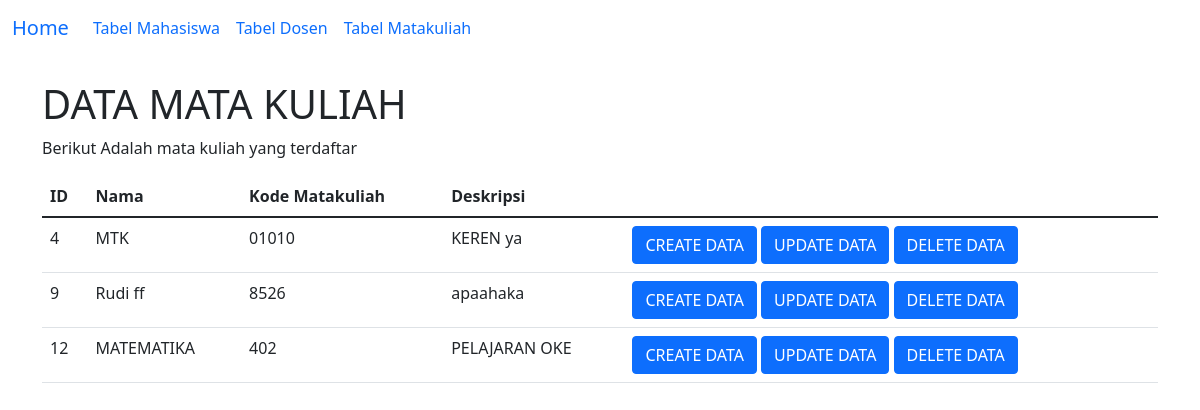
The page /data_matakuliah.php on the database as committed earlier.
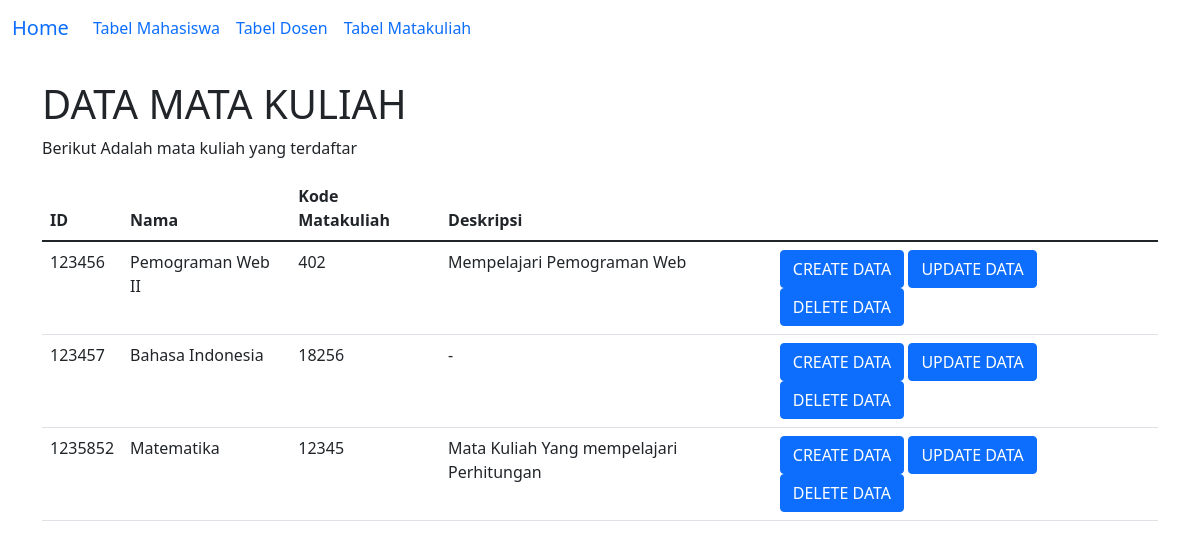
The same page on the database as committed later.
### tables this page shows
CREATE TABLE `matakuliah` (
  `id` int(11) NOT NULL,
  `nama` varchar(255) NOT NULL,
  `kode_matakuliah` char(5) NOT NULL,
  `deskripsi` text NOT NULL
);

### data_matakuliah.php (the view, shortened to what this page needs)
<!DOCTYPE html>
<html lang="en">
<head>
    <link href="https://cdn.jsdelivr.net/npm/bootstrap@5.1.3/dist/css/bootstrap.min.css" rel="stylesheet">
</head>
<body>
<?php include('navbar.php'); ?>
<div class="container mt-4">
    <h1> DATA MATA KULIAH</h1>
    <p>Berikut Adalah mata kuliah yang terdaftar</p>
    <table class="table table-striped-columns">
        <thead>
            <tr>
                <th>ID</th>
                <th>Nama </th>
                <th>Kode Matakuliah</th>
                <th>Deskripsi</th>
            </tr>
        </thead>
        <tbody>
            <?php
            include('koneksi.php');
            $matakuliah = mysqli_query($koneksi, "SELECT * FROM matakuliah");
            while ($baris = mysqli_fetch_array($matakuliah)){
            ?>
                <tr>
                    <td><?php echo $baris['id'] ; ?></td>
                    <td><?php echo $baris['nama'] ; ?></td>
                    <td><?php echo $baris['kode_matakuliah'] ; ?></td>
                    <td><?php echo $baris['deskripsi'] ; ?></td>
                    <td>
                        <a class="btn btn-primary" href="c_matakuliah.php?id=<?php echo $baris ['id'] ?>" role="button">CREATE DATA</a>
                        <a class="btn btn-primary" href="u_matakuliah.php?id=<?php echo $baris ['id'] ?>" role="button">UPDATE DATA</a>
                        <a class="btn btn-primary" href="d_matakuliah.php?id=<?php echo $baris ['id'] ?>" role="button">DELETE DATA</a>
                    </td>
                </tr>
            <?php } ?>
        </tbody>
    </table>
    </div>
</body>
</html>

### navbar.php (shortened to what this page needs)
<nav class="navbar navbar-expand-lg bg-body-tertiary">
  <div class="container-fluid">
    <a class="navbar-brand" href="index.php">Home</a>
    <div class="collapse navbar-collapse" id="navbarNavDropdown">
      <ul class="navbar-nav">
        <li class="nav-item">
          <a class="nav-link active" aria-current="page" href="data_mahasiswa.php">Tabel Mahasiswa</a>
        </li>
        <li class="nav-item">
          <a class="nav-link" href="data_dosen.php">Tabel Dosen</a>
        </li>
        <li class="nav-item">
          <a class="nav-link" href="data_matakuliah.php">Tabel Matakuliah</a>
        </li>
      </ul>
    </div>
  </div>
</nav>

Rows that differ between the two databases and show on the page:
removed matakuliah: id "4", nama "MTK", kode_matakuliah "01010", deskripsi "KEREN ya"
removed matakuliah: id "9", nama "Rudi ff", kode_matakuliah "8526", deskripsi "apaahaka"
removed matakuliah: id "12", nama "MATEMATIKA", kode_matakuliah "402", deskripsi "PELAJARAN OKE"
added matakuliah: id "123456", nama "Pemograman Web II", kode_matakuliah "402", deskripsi "Mempelajari Pemograman Web"
added matakuliah: id "123457", nama "Bahasa Indonesia", kode_matakuliah "18256", deskripsi "-"
added matakuliah: id "1235852", nama "Matematika", kode_matakuliah "12345", deskripsi "Mata Kuliah Yang mempelajari Perhitungan"
